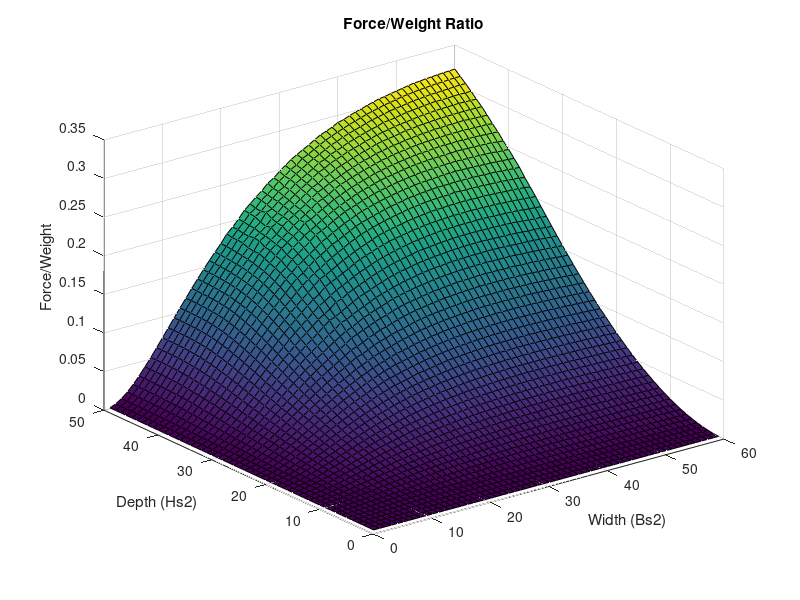
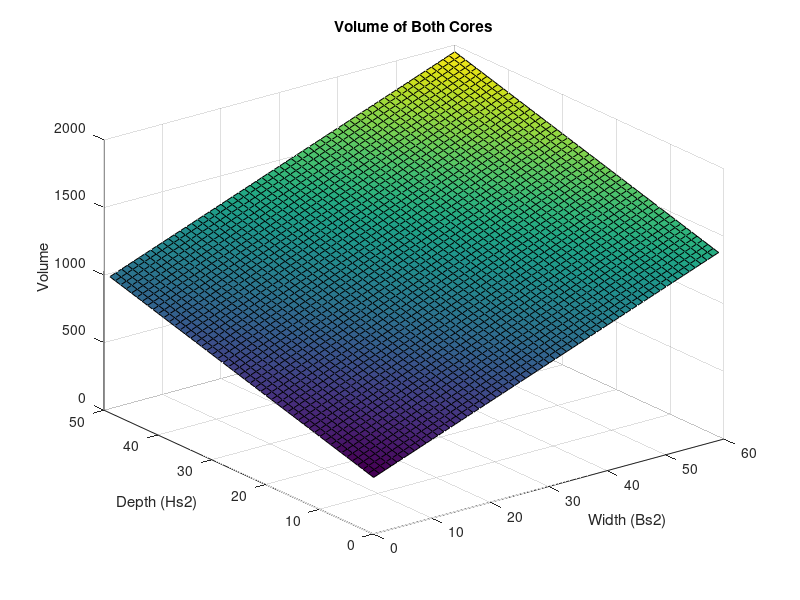
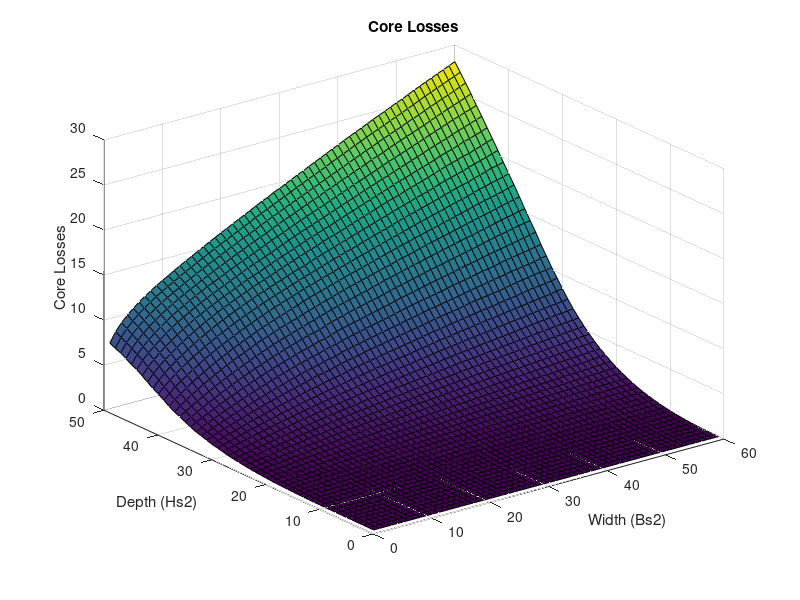
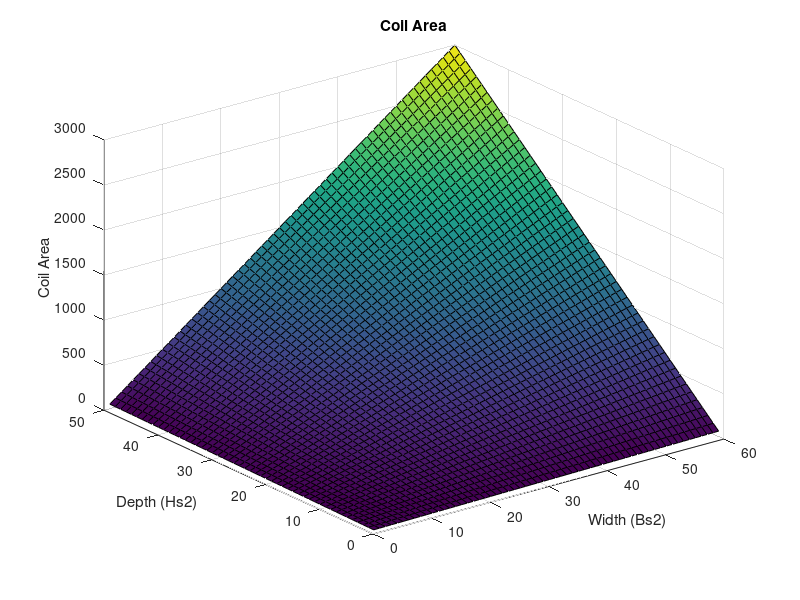

MATLAB code to generate these figures, in order:
load('geometry_results.mat');

figure(1);
surf(outputResultX);
title("Force/Weight Ratio");
xlabel('Width (Bs2)');
ylabel('Depth (Hs2)');
zlabel('Force/Weight');

figure(7);
surf(outputLForcex);
title("Force");
xlabel('Width (Bs2)');
ylabel('Depth (Hs2)');
zlabel('Force');

figure(2);
surf(inputVolume);
title("Volume of Both Cores");
xlabel('Width (Bs2)');
ylabel('Depth (Hs2)');
zlabel('Volume');

figure(3);
surf(outputHLosses);
title("Core Losses");
xlabel('Width (Bs2)');
ylabel('Depth (Hs2)');
zlabel('Core Losses');

figure(4);
surf(inputCoilArea);
title("Coil Area");
xlabel('Width (Bs2)');
ylabel('Depth (Hs2)');
zlabel('Coil Area');

figure(5);
surf(outputLForcex./inputCoilArea);
title("Force/Coil Area");
xlabel('Width (Bs2)');
ylabel('Depth (Hs2)');
zlabel('Force/Coil Area');
